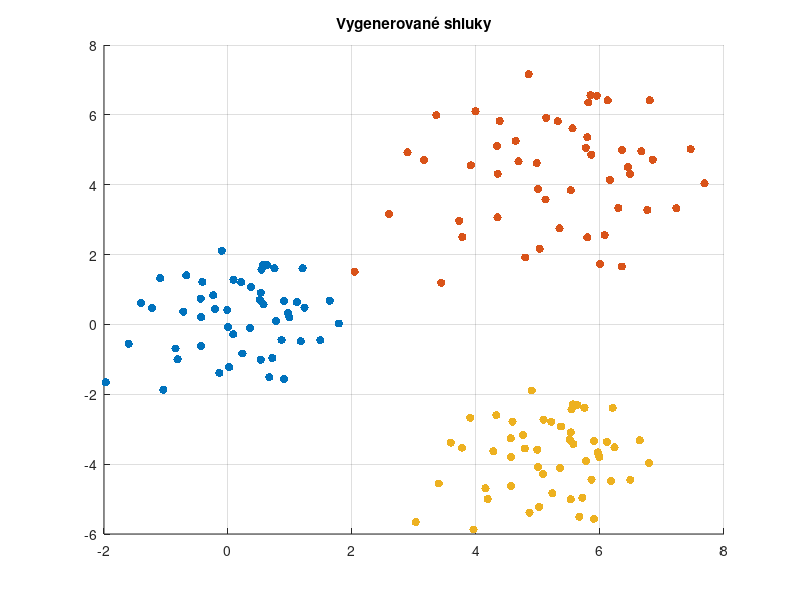

This figure's MATLAB source:
clc; clear; format long g; close all

% Parametry
N = 50;  % Počet bodů
a = 1.5; % Parametr pro transformaci
b = round(rand(1,2)*10); % Náhodné posunutí pro shluky

% Generování bodů
A = randn(N,2);  % Vygenerování N bodů s normálním rozdělením
B = A .* a + b;  % Transformace bodů A
C = A - b .* [-1, 1];  % Další transformace bodů A

% Vizualizace dat
figure(3)
hold on
scatter(A(:,1), A(:,2), 'filled') % Body A
scatter(B(:,1), B(:,2), 'filled') % Body B
scatter(C(:,1), C(:,2), 'filled') % Body C
grid on
M = [A; B; C]; % Sjednocení všech bodů do jedné matice
title('Vygenerované shluky')
save('data.mat', 'M')  % Uložení dat do souboru